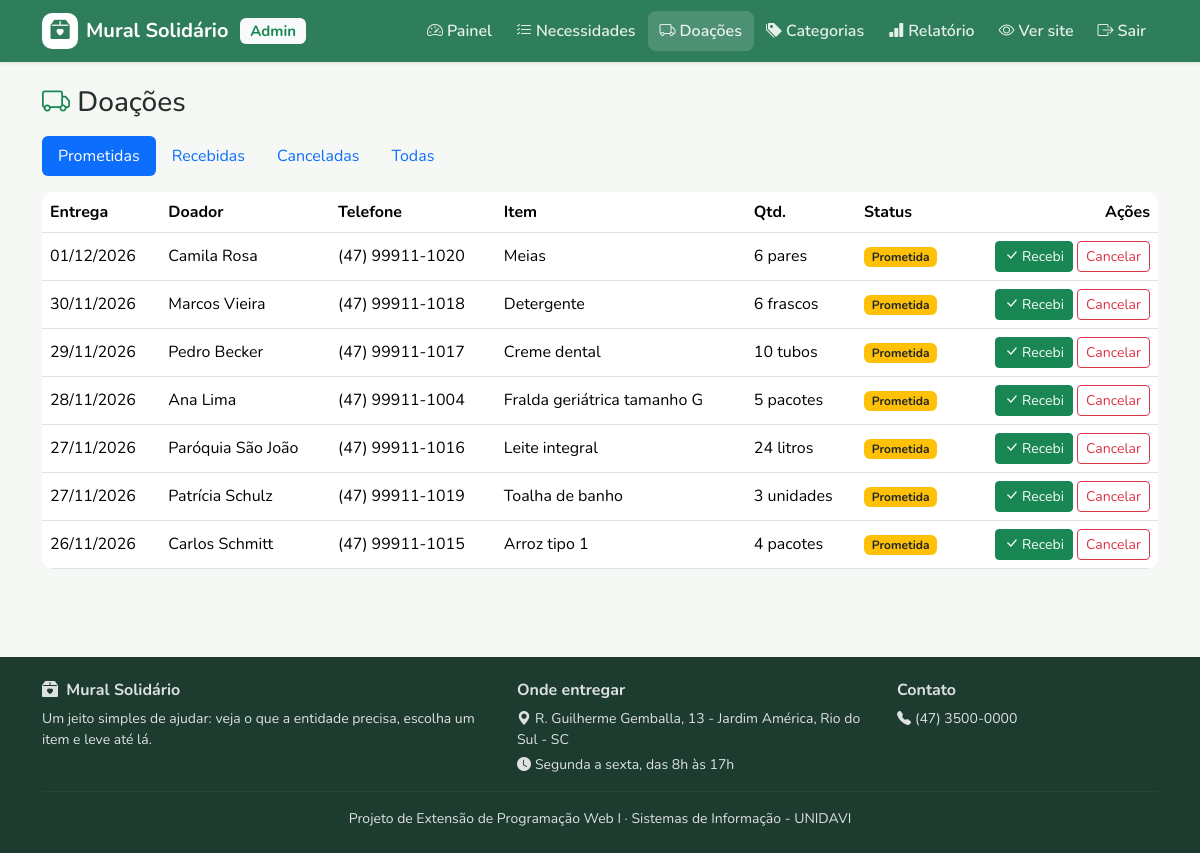
The app's page /admin/doacoes.php (signed in) with its own data.
### tables this page shows
CREATE TABLE doacoes (
    id INT AUTO_INCREMENT PRIMARY KEY,
    necessidade_id INT NOT NULL,
    nome_doador VARCHAR(100) NOT NULL,
    telefone VARCHAR(20) NOT NULL,
    quantidade INT NOT NULL,
    data_prevista DATE NOT NULL,
    status ENUM('prometida', 'recebida', 'cancelada') DEFAULT 'prometida',
    criado_em DATETIME DEFAULT CURRENT_TIMESTAMP,
    recebido_em DATETIME NULL,
    FOREIGN KEY (necessidade_id) REFERENCES necessidades(id)
);

CREATE TABLE necessidades (
    id INT AUTO_INCREMENT PRIMARY KEY,
    categoria_id INT NOT NULL,
    titulo VARCHAR(100) NOT NULL,
    descricao TEXT,
    unidade VARCHAR(30) NOT NULL,           
    meta INT NOT NULL,                      
    urgente TINYINT(1) NOT NULL DEFAULT 0,  
    imagem VARCHAR(255) NULL,               
    status ENUM('aberta', 'encerrada') DEFAULT 'aberta',
    criado_em DATETIME DEFAULT CURRENT_TIMESTAMP,
    FOREIGN KEY (categoria_id) REFERENCES categorias(id)
);

### includes/funcoes.php (called while the page is built, shortened)
<?php
function e($texto)
{
    return htmlspecialchars((string) $texto, ENT_QUOTES, 'UTF-8');
}
function dataBR($data)
{
    return date('d/m/Y', strtotime($data));
}

### admin/doacoes.php (the view, shortened to what this page needs)
<?php
require '../config/conexao.php';
require '../includes/funcoes.php';
$statusValidos = ['prometida', 'recebida', 'cancelada', 'todas'];
$status = $_GET['status'] ?? 'prometida';
$sql = "SELECT d.*, n.titulo, n.unidade
        FROM doacoes d
        INNER JOIN necessidades n ON n.id = d.necessidade_id";
$parametros = [];
if ($status !== 'todas') {
    $sql .= ' WHERE d.status = ?';
    $parametros[] = $status;
}
$sql .= ' ORDER BY d.data_prevista DESC';
$stmt = $pdo->prepare($sql);
$stmt->execute($parametros);
$doacoes = $stmt->fetchAll();
require '../includes/cabecalho.php';
?>
<h1 class="h3 mb-3"><i class="bi bi-truck text-success"></i> Doações</h1>
<ul class="nav nav-pills mb-3">
    <?php foreach ($statusValidos as $s): ?>
        <li class="nav-item">
            <a class="nav-link <?= $status === $s ? 'active bg-verde' : '' ?>" href="doacoes.php?status=<?= $s ?>">
                <?= ucfirst($s === 'todas' ? $s : $s . 's') ?>
            </a>
        </li>
    <?php endforeach; ?>
</ul>
<?php if (count($doacoes) === 0): ?>
    <p class="text-muted">Nenhuma doação encontrada.</p>
<?php else: ?>
    <div class="table-responsive">
        <table class="table bg-white align-middle">
            <thead>
                <tr>
                    <th>Entrega</th>
                    <th>Doador</th>
                    <th>Telefone</th>
                    <th>Item</th>
                    <th>Qtd.</th>
                    <th>Status</th>
                    <th class="text-end">Ações</th>
                </tr>
            </thead>
            <tbody>
                <?php foreach ($doacoes as $d): ?>
                    <tr>
                        <td><?= dataBR($d['data_prevista']) ?></td>
                        <td><?= e($d['nome_doador']) ?></td>
                        <td><?= e($d['telefone']) ?></td>
                        <td><?= e($d['titulo']) ?></td>
                        <td><?= $d['quantidade'] ?> <?= e($d['unidade']) ?></td>
                        <td>
                            <?php if ($d['status'] === 'prometida'): ?>
                                <span class="badge bg-warning text-dark">Prometida</span>
                            <?php elseif ($d['status'] === 'recebida'): ?>
                                <span class="badge bg-success">Recebida em <?= dataBR($d['recebido_em']) ?></span>
                            <?php else: ?>
                                <span class="badge bg-secondary">Cancelada</span>
                            <?php endif; ?>
                        </td>
                        <td class="text-end">
                            <?php if ($d['status'] === 'prometida'): ?>
                                <form method="post" action="doacoes.php?status=<?= $status ?>" class="d-inline">
                                    <button name="acao" value="receber" class="btn btn-sm btn-success"><i class="bi bi-check-lg"></i> Recebi</button>
                                    <button name="acao" value="cancelar" class="btn btn-sm btn-outline-danger"
                                            onclick="return confirm('Cancelar esta doação?')">Cancelar</button>
                                </form>
                            <?php endif; ?>
                        </td>
                    </tr>
                <?php endforeach; ?>
            </tbody>
        </table>
    </div>
<?php endif; ?>
<?php require '../includes/rodape.php'; ?>

### css/estilo.css (style rules this page uses)
:root { --verde: #2e7d5b; --verde-escuro: #1f5c42; --verde-claro: #e8f5ee; --prometido: #9fd6bb; --fundo: #f6f8f5; --texto: #24312b; }
body { background-color: var(--fundo); color: var(--texto); font-family: 'Nunito', Arial, sans-serif; }
h1, h2, h3, h4, h5, h6 { font-weight: 800; }
.bg-verde { background-color: var(--verde); }
.area-admin .table { border-radius: 12px; overflow: hidden; }

### records on screen
doacoes: data_prevista "01/12/2026", nome_doador "Camila Rosa", telefone "(47) 99911-1020", necessidade.titulo "Meias", quantidade "6", necessidade.unidade "pares", status "Prometida"
doacoes: data_prevista "30/11/2026", nome_doador "Marcos Vieira", telefone "(47) 99911-1018", necessidade.titulo "Detergente", quantidade "6", necessidade.unidade "frascos", status "Prometida"
doacoes: data_prevista "29/11/2026", nome_doador "Pedro Becker", telefone "(47) 99911-1017", necessidade.titulo "Creme dental", quantidade "10", necessidade.unidade "tubos", status "Prometida"
doacoes: data_prevista "28/11/2026", nome_doador "Ana Lima", telefone "(47) 99911-1004", necessidade.titulo "Fralda geriátrica tamanho G", quantidade "5", necessidade.unidade "pacotes", status "Prometida"
doacoes: data_prevista "27/11/2026", nome_doador "Paróquia São João", telefone "(47) 99911-1016", necessidade.titulo "Leite integral", quantidade "24", necessidade.unidade "litros", status "Prometida"
doacoes: data_prevista "27/11/2026", nome_doador "Patrícia Schulz", telefone "(47) 99911-1019", necessidade.titulo "Toalha de banho", quantidade "3", necessidade.unidade "unidades", status "Prometida"
doacoes: data_prevista "26/11/2026", nome_doador "Carlos Schmitt", telefone "(47) 99911-1015", necessidade.titulo "Arroz tipo 1", quantidade "4", necessidade.unidade "pacotes", status "Prometida"

### other values on screen
$texto "Painel Necessidades Doações Categorias Relatório"
$s === 'todas' ? $s : $s . 's' "Prometidas"
$s === 'todas' ? $s : $s . 's' "Recebidas"
$s === 'todas' ? $s : $s . 's' "Canceladas"
$s === 'todas' ? $s : $s . 's' "Todas"
ENTIDADE_ENDERECO "R. Guilherme Gemballa, 13 - Jardim América, Rio do Sul - SC"
ENTIDADE_HORARIO "Segunda a sexta, das 8h às 17h"
ENTIDADE_TELEFONE "(47) 3500-0000"
